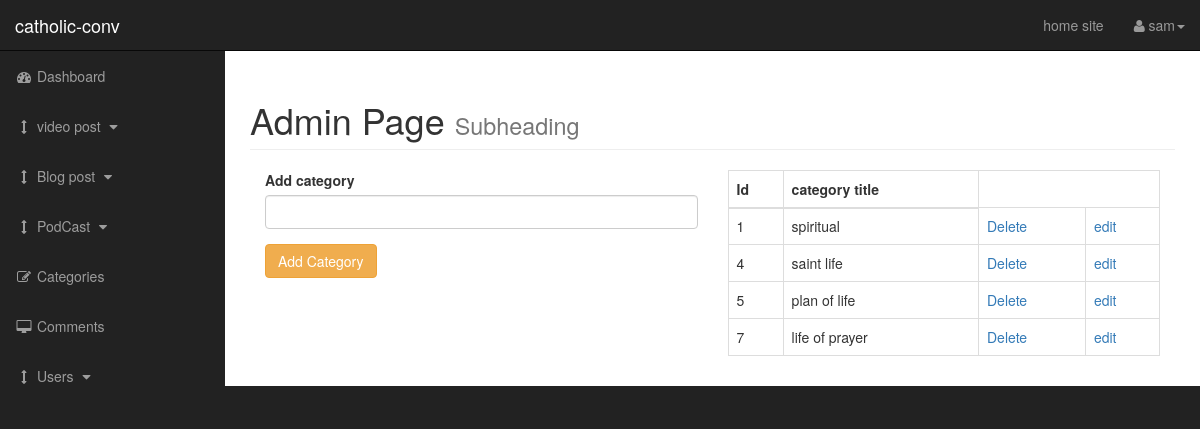
/admin/categories.php (signed in), run on the app's committed database.
### tables this page shows
CREATE TABLE `categories` (
  `cat_id` int(11) NOT NULL,
  `cat_title` varchar(255) NOT NULL
);

### admin/functions.php (the view, shortened to what this page needs)
<?php
function findAllCategories(){
    global $connection;
    $query= "SELECT * FROM categories";
    $post_category_query = mysqli_query($connection, $query);
    while($row = mysqli_fetch_assoc($post_category_query)){
        $cat_id= $row['cat_id'];
        $cat_title= $row['cat_title'];
       echo" <tr>";
        echo "<td>{$cat_id}</td>";
        echo  "<td>{$cat_title}</td>";
        echo  "<td><a href='categories.php?delete={$cat_id}'> Delete </a></td>";
        echo  "<td><a href='categories.php?update={$cat_id}'> edit </a></td>";
        echo" </tr>";
    };
}
?>

### admin/css/sb-admin.css (style rules this page uses)
body { margin-top: 100px; background-color: #222; }
@media (min-width:768px) { body { margin-top: 50px; } }

### data on the page
categories: cat_id "1", cat_title "spiritual"
categories: cat_id "4", cat_title "saint life"
categories: cat_id "5", cat_title "plan of life"
categories: cat_id "7", cat_title "life of prayer"

### other printed values
$_SESSION['User_name'] "sam"
